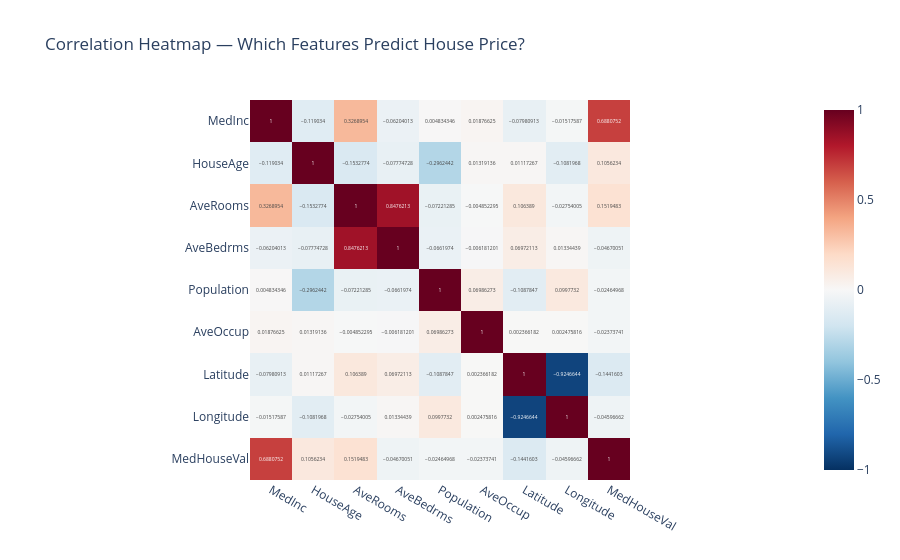

This figure's notebook cell:
### Code cell
# Visualise how each feature correlates with house price
# Correlation: a number from -1 to 1 showing how strongly two things move together
corr = df.corr()

fig = px.imshow(
    corr,
    title='Correlation Heatmap — Which Features Predict House Price?',
    color_continuous_scale='RdBu_r',
    zmin=-1, zmax=1,
    text_auto=True
)
fig.show()

### Figure 1 — Plotly figure (JSON) as saved in the notebook; plotly's stock layout.template omitted (floating-point values rounded to 4 significant figures)
{"data": [{"coloraxis": "coloraxis", "hovertemplate": "x: %{x}<br>y: %{y}<br>color: %{z}<extra></extra>", "name": "0", "texttemplate": "%{z}", "type": "heatmap", "x": ["MedInc", "HouseAge", "AveRooms", "AveBedrms", "Population", "AveOccup", "Latitude", "Longitude", "MedHouseVal"], "xaxis": "x", "y": ["MedInc", "HouseAge", "AveRooms", "AveBedrms", "Population", "AveOccup", "Latitude", "Longitude", "MedHouseVal"], "yaxis": "y", "z": [[1.0, -0.119, 0.3269, -0.06204, 0.004834, 0.01877, -0.07981, -0.01518, 0.6881], [-0.119, 1.0, -0.1533, -0.07775, -0.2962, 0.01319, 0.01117, -0.1082, 0.1056], [0.3269, -0.1533, 1.0, 0.8476, -0.07221, -0.004852, 0.1064, -0.02754, 0.1519], [-0.06204, -0.07775, 0.8476, 1.0, -0.0662, -0.006181, 0.06972, 0.01334, -0.0467], [0.004834, -0.2962, -0.07221, -0.0662, 1.0, 0.06986, -0.1088, 0.09977, -0.02465], [0.01877, 0.01319, -0.004852, -0.006181, 0.06986, 1.0, 0.002366, 0.002476, -0.02374], [-0.07981, 0.01117, 0.1064, 0.06972, -0.1088, 0.002366, 1.0, -0.9247, -0.1442], [-0.01518, -0.1082, -0.02754, 0.01334, 0.09977, 0.002476, -0.9247, 1.0, -0.04597], [0.6881, 0.1056, 0.1519, -0.0467, -0.02465, -0.02374, -0.1442, -0.04597, 1.0]]}], "layout": {"coloraxis": {"cmax": 1, "cmin": -1, "colorscale": [[0, "rgb(5,48,97)"], [0.1, "rgb(33,102,172)"], [0.2, "rgb(67,147,195)"], [0.3, "rgb(146,197,222)"], [0.4, "rgb(209,229,240)"], [0.5, "rgb(247,247,247)"], [0.6, "rgb(253,219,199)"], [0.7, "rgb(244,165,130)"], [0.8, "rgb(214,96,77)"], [0.9, "rgb(178,24,43)"], [1, "rgb(103,0,31)"]]}, "title": {"text": "Correlation Heatmap — Which Features Predict House Price?"}, "xaxis": {"anchor": "y", "constrain": "domain", "domain": [0, 1], "scaleanchor": "y"}, "yaxis": {"anchor": "x", "autorange": "reversed", "constrain": "domain", "domain": [0, 1]}}}
